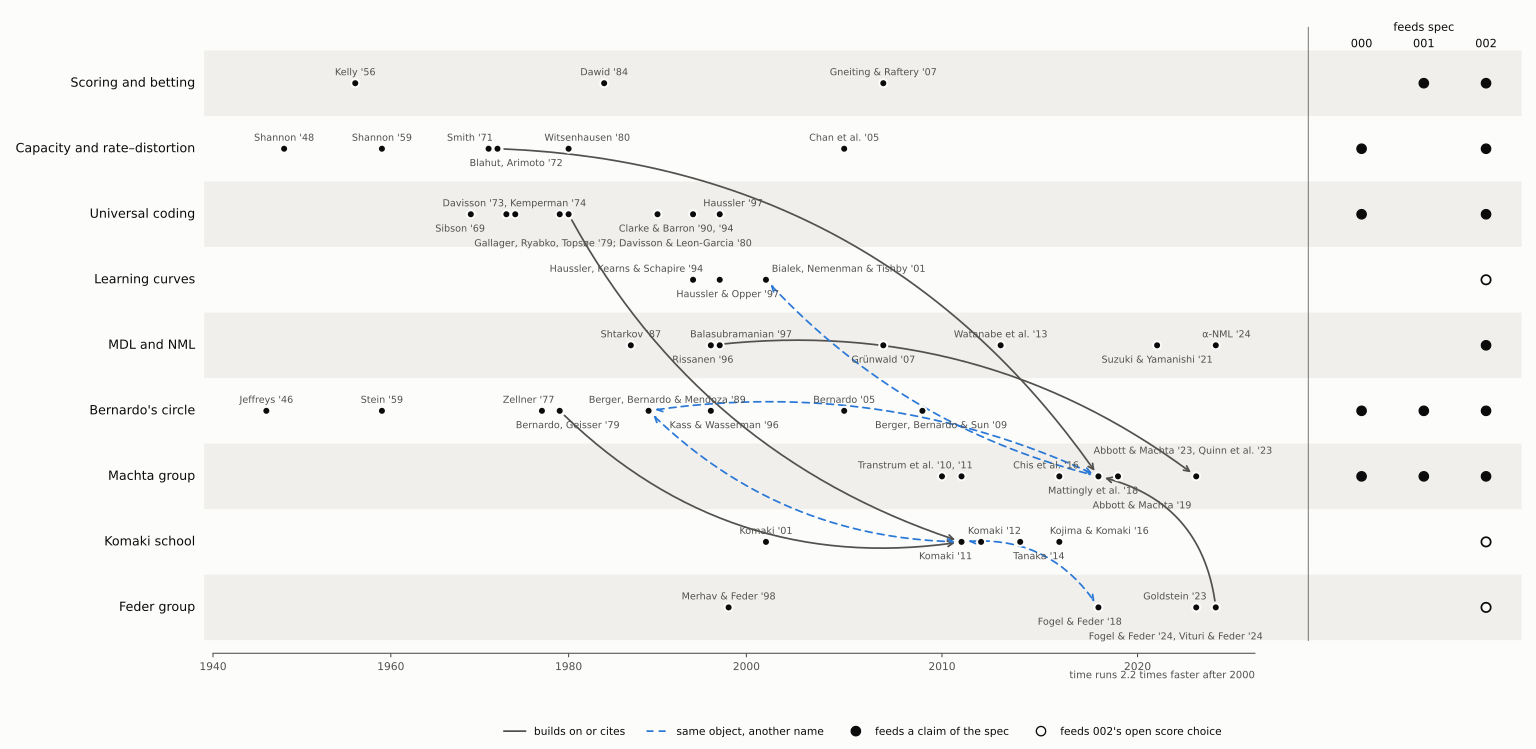

Reproduce this figure in Python.
"""Lineage of the clusters in literature/ (the map of the field).

One horizontal lane per cluster, key works placed by year, a few links between
clusters, and a matrix on the right showing which spec each cluster feeds. The
full lists live in literature/*.md; this figure shows only the works that carry
the links. Update both together.

Links: grey solid = builds on or cites; blue dashed = the same object under
another name. A filled dot in the matrix = feeds a claim of that spec; a hollow
dot = feeds spec 002's open score choice.

Run:    uv run python diagrams/literature-lineage.py
Output: diagrams/literature-lineage.svg
"""

from pathlib import Path

import matplotlib

matplotlib.use("Agg")
import matplotlib.pyplot as plt  # noqa: E402

SURFACE = "#fcfcfb"
INK = "#0b0b0b"
INK_2 = "#52514e"
LANE = "#f0efec"
SAME = "#2a78d6"

LANES = [
    "Scoring and betting",
    "Capacity and rate–distortion",
    "Universal coding",
    "Learning curves",
    "MDL and NML",
    "Bernardo's circle",
    "Machta group",
    "Komaki school",
    "Feder group",
]
Y = {name: len(LANES) - 1 - i for i, name in enumerate(LANES)}

# (lane, year, label, label offset in points (dx, dy))
U1, U2, D1, D2 = 6, 17, -13, -24
WORKS = [
    ("Scoring and betting", 1956, "Kelly '56", (0, U1)),
    ("Scoring and betting", 1984, "Dawid '84", (0, U1)),
    ("Scoring and betting", 2007, "Gneiting & Raftery '07", (0, U1)),
    ("Capacity and rate–distortion", 1948, "Shannon '48", (0, U1)),
    ("Capacity and rate–distortion", 1959, "Shannon '59", (0, U1)),
    ("Capacity and rate–distortion", 1971, "Smith '71", (-14, U1)),
    ("Capacity and rate–distortion", 1972, "Blahut, Arimoto '72", (14, D1)),
    ("Capacity and rate–distortion", 1980, "Witsenhausen '80", (14, U1)),
    ("Capacity and rate–distortion", 2005, "Chan et al. '05", (0, U1)),
    ("Universal coding", 1969, "Sibson '69", (-8, D1)),
    ("Universal coding", 1973, "Davisson '73, Kemperman '74", (6, U1)),
    ("Universal coding", 1974, "", (0, 0)),
    ("Universal coding", 1979, "Gallager, Ryabko, Topsøe '79; Davisson & Leon-Garcia '80", (40, D2)),
    ("Universal coding", 1980, "", (0, 0)),
    ("Universal coding", 1990, "Clarke & Barron '90, '94", (14, D1)),
    ("Universal coding", 1994, "", (0, 0)),
    ("Universal coding", 1997, "Haussler '97", (10, U1)),
    ("Learning curves", 1994, "Haussler, Kearns & Schapire '94", (-50, U1)),
    ("Learning curves", 1997, "Haussler & Opper '97", (6, D1)),
    ("Learning curves", 2001, "Bialek, Nemenman & Tishby '01", (62, U1)),
    ("MDL and NML", 1987, "Shtarkov '87", (0, U1)),
    ("MDL and NML", 1996, "Rissanen '96", (-6, D1)),
    ("MDL and NML", 1997, "Balasubramanian '97", (16, U1)),
    ("MDL and NML", 2007, "Grünwald '07", (0, D1)),
    ("MDL and NML", 2013, "Watanabe et al. '13", (0, U1)),
    ("MDL and NML", 2021, "Suzuki & Yamanishi '21", (0, D1)),
    ("MDL and NML", 2024, "α-NML '24", (8, U1)),
    ("Bernardo's circle", 1946, "Jeffreys '46", (0, U1)),
    ("Bernardo's circle", 1959, "Stein '59", (0, U1)),
    ("Bernardo's circle", 1977, "Zellner '77", (-10, U1)),
    ("Bernardo's circle", 1979, "Bernardo, Geisser '79", (6, D1)),
    ("Bernardo's circle", 1989, "Berger, Bernardo & Mendoza '89", (14, U1)),
    ("Bernardo's circle", 1996, "Kass & Wasserman '96", (10, D1)),
    ("Bernardo's circle", 2005, "Bernardo '05", (0, U1)),
    ("Bernardo's circle", 2009, "Berger, Bernardo & Sun '09", (14, D1)),
    ("Machta group", 2010, "Transtrum et al. '10, '11", (-20, U1)),
    ("Machta group", 2011, "", (0, 0)),
    ("Machta group", 2016, "Chis et al. '16", (-10, U1)),
    ("Machta group", 2018, "Mattingly et al. '18", (-4, D1)),
    ("Machta group", 2019, "Abbott & Machta '19", (18, D2)),
    ("Machta group", 2023, "Abbott & Machta '23, Quinn et al. '23", (-10, U2)),
    ("Komaki school", 2001, "Komaki '01", (0, U1)),
    ("Komaki school", 2011, "Komaki '11", (-12, D1)),
    ("Komaki school", 2012, "Komaki '12", (10, U1)),
    ("Komaki school", 2014, "Tanaka '14", (14, D1)),
    ("Komaki school", 2016, "Kojima & Komaki '16", (30, U1)),
    ("Feder group", 1998, "Merhav & Feder '98", (0, U1)),
    ("Feder group", 2018, "Fogel & Feder '18", (-14, D1)),
    ("Feder group", 2023, "Goldstein '23", (-16, U1)),
    ("Feder group", 2024, "Fogel & Feder '24, Vituri & Feder '24", (-30, D2)),
]


def X(year: float) -> float:
    """Time axis: one unit per year to 2000, 2.2 units per year after."""
    return year - 1940 if year <= 2000 else 60 + (year - 2000) * 2.2


# (from (lane, year), to (lane, year), kind, arc radius)
LINKS = [
    (("Capacity and rate–distortion", 1972), ("Machta group", 2018), "builds", -0.25),
    (("Universal coding", 1980), ("Komaki school", 2011), "builds", 0.2),
    (("MDL and NML", 1996), ("Machta group", 2023), "builds", -0.2),
    (("Bernardo's circle", 1979), ("Komaki school", 2011), "builds", 0.25),
    (("Feder group", 2024), ("Machta group", 2018), "builds", 0.35),
    (("Bernardo's circle", 1989), ("Machta group", 2018), "same", -0.15),
    (("Bernardo's circle", 1989), ("Komaki school", 2011), "same", 0.2),
    (("Komaki school", 2011), ("Feder group", 2018), "same", -0.3),
    (("Learning curves", 2001), ("Machta group", 2018), "same", 0.15),
]

SPECS = ["000", "001", "002"]
# 1 = feeds a claim, 0.5 = feeds 002's open score choice
FEEDS = {
    "Scoring and betting": {"001": 1, "002": 1},
    "Capacity and rate–distortion": {"000": 1, "002": 1},
    "Universal coding": {"000": 1, "002": 1},
    "Learning curves": {"002": 0.5},
    "MDL and NML": {"002": 1},
    "Bernardo's circle": {"000": 1, "001": 1, "002": 1},
    "Machta group": {"000": 1, "001": 1, "002": 1},
    "Komaki school": {"002": 0.5},
    "Feder group": {"002": 0.5},
}

XM = X(2026) + 12  # first matrix column
DXM = 7


def build() -> plt.Figure:
    plt.rcParams.update({"font.family": "DejaVu Sans", "svg.fonttype": "none"})
    fig, ax = plt.subplots(figsize=(16, 7.8))
    fig.patch.set_facecolor(SURFACE)
    ax.set_facecolor(SURFACE)

    for name, y in Y.items():
        if y % 2 == 0:
            ax.axhspan(y - 0.5, y + 0.5, xmin=0, xmax=1, color=LANE, lw=0, zorder=0)
        ax.text(-2, y, name, ha="right", va="center", fontsize=9.5, color=INK)

    for lane, year, label, (dx, dy) in WORKS:
        y = Y[lane]
        ax.plot(X(year), y, "o", ms=6, mfc=INK, mec=SURFACE, mew=1.5, zorder=4)
        if label:
            ax.annotate(
                label,
                (X(year), y),
                xytext=(dx, dy),
                textcoords="offset points",
                ha="center",
                fontsize=7.2,
                color=INK_2,
                zorder=5,
            )

    for (la, ya), (lb, yb), kind, rad in LINKS:
        same = kind == "same"
        ax.annotate(
            "",
            xy=(X(yb), Y[lb]),
            xytext=(X(ya), Y[la]),
            arrowprops=dict(
                arrowstyle="<->" if same else "->",
                color=SAME if same else INK_2,
                lw=1.3,
                ls=(0, (4, 3)) if same else "-",
                connectionstyle=f"arc3,rad={rad}",
                shrinkA=5,
                shrinkB=5,
            ),
            zorder=3,
        )

    for j, spec in enumerate(SPECS):
        x = XM + j * DXM
        ax.text(x, len(LANES) - 0.45, spec, ha="center", fontsize=8.5, color=INK)
        for name, y in Y.items():
            v = FEEDS[name].get(spec)
            if v == 1:
                ax.plot(x, y, "o", ms=7, color=INK, zorder=4)
            elif v == 0.5:
                ax.plot(x, y, "o", ms=7, mfc=SURFACE, mec=INK, mew=1.3, zorder=4)
    ax.text(XM + DXM, len(LANES) - 0.2, "feeds spec", ha="center", fontsize=8.5, color=INK)
    ax.axvline(XM - 6, color=INK_2, lw=0.6, ymin=0.02, ymax=0.98)

    ax.set_xlim(-1, XM + DXM * (len(SPECS) - 1) + 4)
    ax.set_ylim(-0.7, len(LANES) + 0.05)
    years = [1940, 1960, 1980, 2000, 2010, 2020]
    ax.set_xticks([X(y) for y in years], [str(y) for y in years])
    ax.text(X(2026), -1.08, "time runs 2.2 times faster after 2000", ha="right",
            fontsize=7.5, color=INK_2)
    ax.tick_params(axis="x", colors=INK_2, labelsize=8, length=3)
    ax.set_yticks([])
    for side in ("top", "right", "left"):
        ax.spines[side].set_visible(False)
    ax.spines["bottom"].set_color(INK_2)
    ax.spines["bottom"].set_bounds(0, X(2026))

    handles = [
        plt.Line2D([], [], color=INK_2, lw=1.3, label="builds on or cites"),
        plt.Line2D([], [], color=SAME, lw=1.3, ls=(0, (4, 3)), label="same object, another name"),
        plt.Line2D([], [], ls="", marker="o", ms=7, color=INK, label="feeds a claim of the spec"),
        plt.Line2D(
            [], [], ls="", marker="o", ms=7, mfc=SURFACE, mec=INK, label="feeds 002's open score choice"
        ),
    ]
    ax.legend(
        handles=handles,
        loc="upper center",
        bbox_to_anchor=(0.5, -0.1),
        ncol=4,
        frameon=False,
        fontsize=8,
        labelcolor=INK,
    )

    fig.tight_layout()
    return fig


def main() -> None:
    out = Path(__file__).with_suffix(".svg")
    build().savefig(out, facecolor=SURFACE)
    print(f"wrote {out}")


if __name__ == "__main__":
    main()
